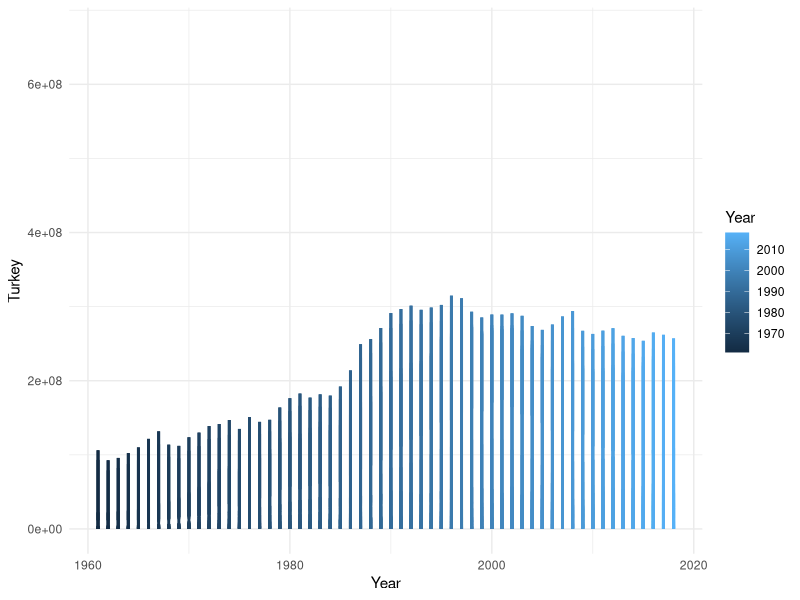
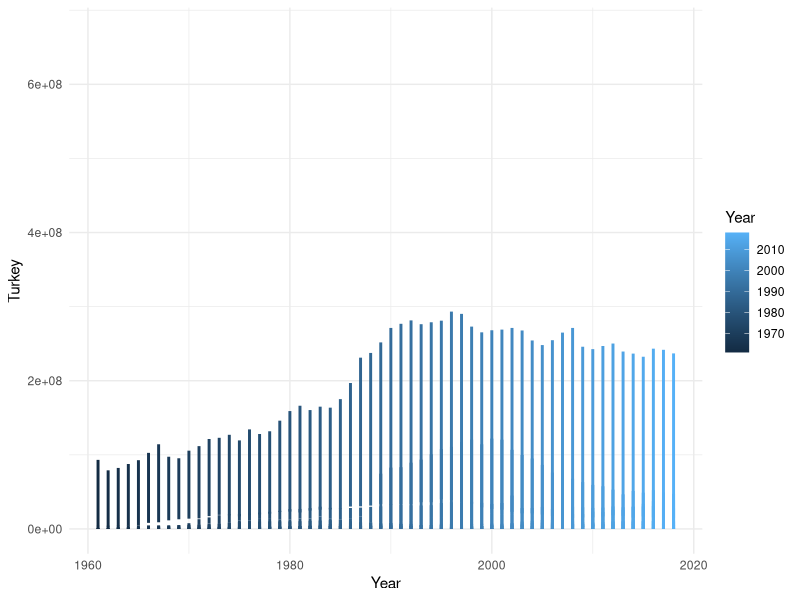

Generate these figures, in order, with R:
## ---- chunk 1
library(readr)
library(dplyr)
library(ggplot2)
library(tidyr)
## ---- chunk 2
animals_slaughtered_for_meat <- read_csv("archive (5)/animals-slaughtered-for-meat.csv")

## ---- chunk 3
#Change the name of some columns to create subsets
colnames(animals_slaughtered_for_meat)[colnames(animals_slaughtered_for_meat) == "Turkey (turkeys slaughtered)"] <- "Turkey"
colnames(animals_slaughtered_for_meat)[colnames(animals_slaughtered_for_meat) == "Pigs (pigs slaughtered)"] <- "Pigs"
colnames(animals_slaughtered_for_meat)[colnames(animals_slaughtered_for_meat) == "Cattle (cattle slaughtered)"] <- "Cattle"
colnames(animals_slaughtered_for_meat)[colnames(animals_slaughtered_for_meat) == "Goats (goats slaughtered)"] <- "Goats"
colnames(animals_slaughtered_for_meat)[colnames(animals_slaughtered_for_meat) == "Chicken (chicken slaughtered)"] <- "Chicken"
colnames(animals_slaughtered_for_meat)[colnames(animals_slaughtered_for_meat) == "Sheep (sheeps slaughtered)"] <- "Sheep"
## ---- chunk 4
#head of data set
head(animals_slaughtered_for_meat)
## ---- chunk 5
#Summary of data set
summary(animals_slaughtered_for_meat)
## ---- chunk 6
ggplot(animals_slaughtered_for_meat, aes(x = Year, y = Turkey)) + 
  geom_line(aes(color = Year), size = 1) +
  theme_minimal()
## ---- chunk 7
#Observing data with NA values
animals_slaughtered_for_meat[rowSums(is.na(animals_slaughtered_for_meat)) > 0, ]
## ---- chunk 8
#Observing data with NA values in the code column
animals_slaughtered_for_meat[is.na(animals_slaughtered_for_meat$Code), ]
## ---- chunk 9
#Because the code does not have codes for the continents, it is necessary to erase those rows.
#Delete columns without code (Only rows that are continents)
animals_slaughtered_for_meat <- animals_slaughtered_for_meat[!is.na(animals_slaughtered_for_meat$Code), ]
## ---- chunk 10
#head of data set
head(animals_slaughtered_for_meat)
## ---- chunk 11
#Summary of data set
summary(animals_slaughtered_for_meat)
## ---- chunk 12
ggplot(animals_slaughtered_for_meat, aes(x = Year, y = Turkey)) + 
  geom_line(aes(color = Year), size = 1) +
  theme_minimal()
